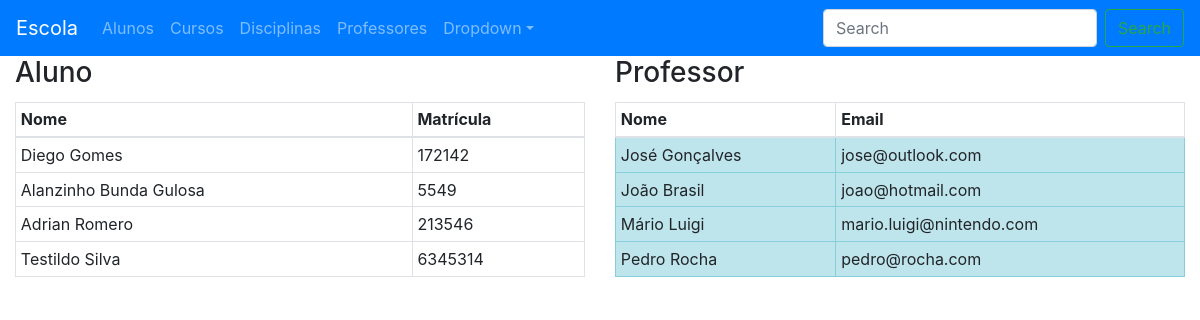
The page / on the database its author committed.
### escola/models.py (models this page shows, shortened)
class Aluno(models.Model):
    nome = models.CharField(max_length=100)
    matricula = models.IntegerField(verbose_name='Matrícula')
    telefone = models.CharField(max_length=20)
    email = models.EmailField()

class Professor(models.Model):
    nome = models.CharField(max_length=100)
    cpf = models.IntegerField()
    telefone = models.CharField(max_length=20)
    email = models.EmailField()

### escola/views.py (the view)
# urls.py: path('', views.IndexView.as_view(), name='index'),
class IndexView(ListView):
    model = Aluno
    template_name = 'escola/index.html'
    def get_context_data(self, **kwargs):
         context = super(IndexView, self).get_context_data(**kwargs)
         context['professor_list'] = Professor.objects.order_by('nome')[:5]
         return context

### escola/templates/escola/index.html
{% extends 'escola/base.html' %}
{% block content %}
<div class="row">
    <div class="col-sm-6">
        <h3 class="card-title">Aluno</h3>
            <table class="table table-bordered table-hover table-sm">
                <thead class="thead-info">
                    <tr>
                        <th>Nome</th>
                        <th>Matrícula</th>
                    </tr>
                </thead>
                <tbody>
                {% for aluno in aluno_list %}
                    <tr>
                        <td scope="row">{{aluno.nome}}</td>
                        <td>{{aluno.matricula}}</td>
                    </tr>
                {% endfor %}
                </tbody>
            </table>
    </div>
    <div class="col-sm-6">
        <h3 class="card-title">Professor</h3>
            <table class="table table-sm table-hover table-bordered">
                <thead>
                    <tr>
                        <th>Nome</th>
                        <th>Email</th>
                    </tr>
                </thead>
                <tbody>
                {% for professor in professor_list %}
                    <tr class="table-info">
                        <td scope="row">{{professor.nome}}</td>
                        <td>{{professor.email}}</td>
                    </tr>
                {% endfor %}
                </tbody>
            </table>
    </div>
</div>
{% endblock content %}

### rows shown on the page
Aluno: nome "Diego Gomes", matricula "172142"
Aluno: nome "Alanzinho Bunda Gulosa", matricula "5549"
Aluno: nome "Adrian Romero", matricula "213546"
Aluno: nome "Testildo Silva", matricula "6345314"
Professor: nome "José Gonçalves", email "jose@outlook.com"
Professor: nome "João Brasil", email "joao@hotmail.com"
Professor: nome "Mário Luigi", email "mario.luigi@nintendo.com"
Professor: nome "Pedro Rocha", email "pedro@rocha.com"
